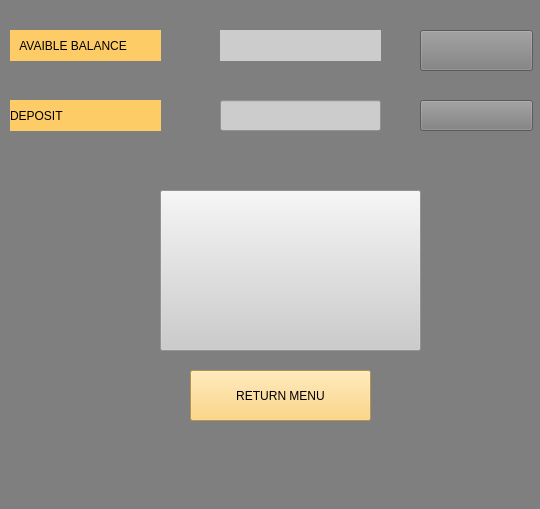
<?xml version="1.0" encoding="UTF-8"?>
<ui version="4.0">
 <class>insertScreen</class>
 <widget class="QMainWindow" name="insertScreen">
  <property name="geometry">
   <rect>
    <x>0</x>
    <y>0</y>
    <width>540</width>
    <height>509</height>
   </rect>
  </property>
  <property name="windowTitle">
   <string>insert</string>
  </property>
  <property name="styleSheet">
   <string notr="true">background-color: rgb(127, 127, 127);</string>
  </property>
  <widget class="QWidget" name="centralwidget">
   <widget class="QPushButton" name="return2_button">
    <property name="geometry">
     <rect>
      <x>190</x>
      <y>370</y>
      <width>181</width>
      <height>51</height>
     </rect>
    </property>
    <property name="styleSheet">
     <string notr="true">background-color: rgb(254, 204, 102);</string>
    </property>
    <property name="text">
     <string>RETURN MENU</string>
    </property>
    <property name="icon">
     <iconset>
      <normaloff>../gümüst/icons/reply.png</normaloff>
      <normalon>../../gümüst/icons/icns/reply.png</normalon>../gümüst/icons/reply.png</iconset>
    </property>
    <property name="iconSize">
     <size>
      <width>50</width>
      <height>50</height>
     </size>
    </property>
   </widget>
   <widget class="QLabel" name="balance_label">
    <property name="geometry">
     <rect>
      <x>10</x>
      <y>30</y>
      <width>151</width>
      <height>31</height>
     </rect>
    </property>
    <property name="styleSheet">
     <string notr="true">font: 14pt &quot;.AppleSystemUIFont&quot;;
background-color: rgb(254, 204, 102);</string>
    </property>
    <property name="text">
     <string>   AVAIBLE BALANCE</string>
    </property>
   </widget>
   <widget class="QPushButton" name="clear2_button">
    <property name="geometry">
     <rect>
      <x>420</x>
      <y>30</y>
      <width>113</width>
      <height>41</height>
     </rect>
    </property>
    <property name="text">
     <string/>
    </property>
    <property name="icon">
     <iconset>
      <normaloff>../../gümüst/icons/Küçük indir (2) .png</normaloff>
      <normalon>../../gümüst/icons/icns/Küçük indir (2) .png</normalon>../../gümüst/icons/Küçük indir (2) .png</iconset>
    </property>
    <property name="iconSize">
     <size>
      <width>90</width>
      <height>70</height>
     </size>
    </property>
   </widget>
   <widget class="QPushButton" name="enter2_button">
    <property name="geometry">
     <rect>
      <x>420</x>
      <y>100</y>
      <width>113</width>
      <height>31</height>
     </rect>
    </property>
    <property name="styleSheet">
     <string notr="true">background-color: rgb(127, 127, 127);</string>
    </property>
    <property name="text">
     <string/>
    </property>
    <property name="icon">
     <iconset>
      <normaloff>../../gümüst/icons/Küçük images (1) .png</normaloff>
      <normalon>../../gümüst/icons/icns/Küçük images (1) .png</normalon>../../gümüst/icons/Küçük images (1) .png</iconset>
    </property>
    <property name="iconSize">
     <size>
      <width>100</width>
      <height>50</height>
     </size>
    </property>
   </widget>
   <widget class="QLabel" name="deposit_label">
    <property name="geometry">
     <rect>
      <x>10</x>
      <y>100</y>
      <width>151</width>
      <height>31</height>
     </rect>
    </property>
    <property name="styleSheet">
     <string notr="true">background-color: rgb(254, 204, 102);</string>
    </property>
    <property name="text">
     <string>DEPOSIT</string>
    </property>
   </widget>
   <widget class="QLabel" name="balance2_label">
    <property name="geometry">
     <rect>
      <x>220</x>
      <y>30</y>
      <width>161</width>
      <height>31</height>
     </rect>
    </property>
    <property name="styleSheet">
     <string notr="true">background-color: rgb(204, 204, 204);</string>
    </property>
    <property name="text">
     <string/>
    </property>
   </widget>
   <widget class="QLineEdit" name="insert_edit">
    <property name="geometry">
     <rect>
      <x>220</x>
      <y>100</y>
      <width>161</width>
      <height>31</height>
     </rect>
    </property>
    <property name="styleSheet">
     <string notr="true">background-color: rgb(204, 204, 204);</string>
    </property>
    <property name="text">
     <string/>
    </property>
   </widget>
   <widget class="QPushButton" name="mesaj_button">
    <property name="geometry">
     <rect>
      <x>160</x>
      <y>190</y>
      <width>261</width>
      <height>161</height>
     </rect>
    </property>
    <property name="styleSheet">
     <string notr="true">background-color: rgb(204, 204, 204);</string>
    </property>
    <property name="text">
     <string/>
    </property>
    <property name="icon">
     <iconset>
      <normaloff>../../gümüst/icons/icns/money.png</normaloff>../../gümüst/icons/icns/money.png</iconset>
    </property>
    <property name="iconSize">
     <size>
      <width>50</width>
      <height>50</height>
     </size>
    </property>
   </widget>
  </widget>
  <widget class="QMenuBar" name="menubar">
   <property name="geometry">
    <rect>
     <x>0</x>
     <y>0</y>
     <width>540</width>
     <height>24</height>
    </rect>
   </property>
  </widget>
  <widget class="QStatusBar" name="statusbar"/>
 </widget>
 <resources/>
 <connections/>
</ui>
